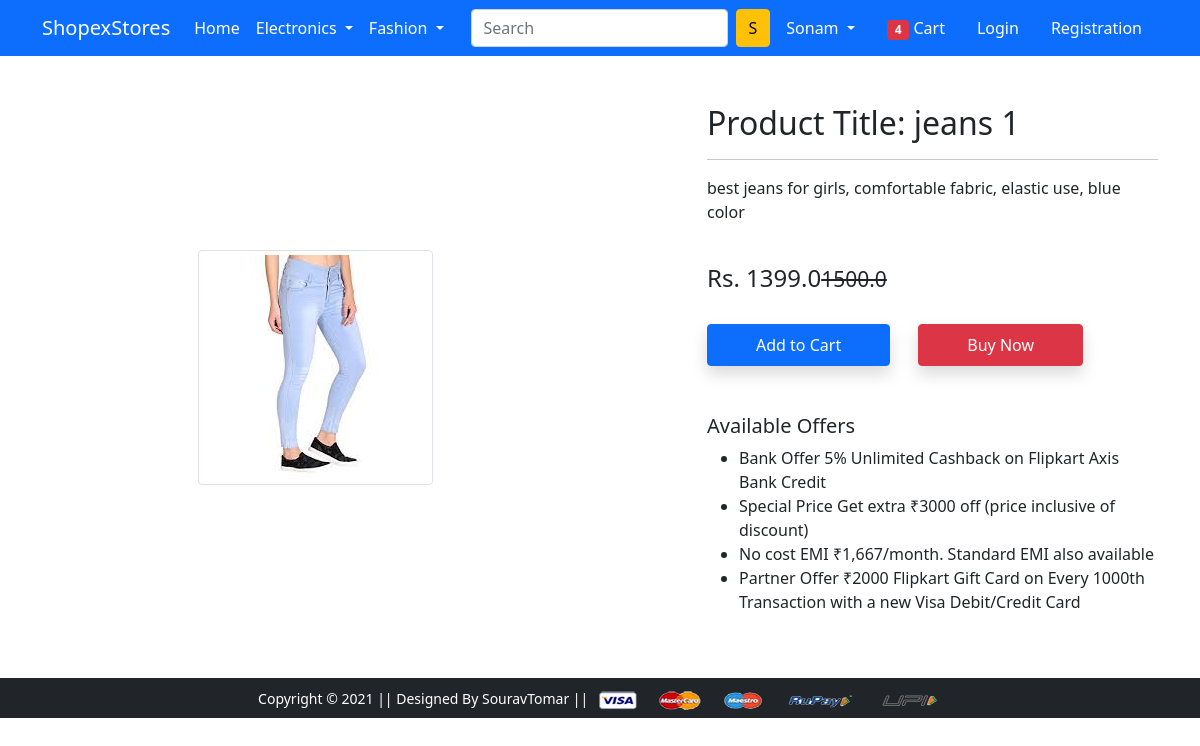
Screenshot of /product-detail/1 with the database file from the repository.
### app/models.py (models this page shows, shortened)
class Product(models.Model):
    title = models.CharField(max_length=100)
    selling_price = models.FloatField()
    discounted_price = models.FloatField()
    description = models.TextField()
    brand = models.CharField(max_length=100)
    category = models.CharField( choices=CATEGORY_CHOICES,max_length=2)
    product_image = models.ImageField(upload_to='productimg')

### app/views.py (the view)
# urls.py: path('product-detail/<int:pk>', views.ProductDetailView.as_view(), name='product-detail'),
class ProductDetailView(View):
    def get(self, request, pk):
        product = Product.objects.get(pk=pk)
        return render(request, 'app/productdetail.html',{'product':product})

### app/templates/app/productdetail.html (shortened to what this page needs)
{% extends 'app/base.html' %}
{% load static %}
{% block main-content %}
<div class="container my-5">
 <div class="row">
  <div class="col-sm-6 text-center align-self-center">
   <img src="{{product.product_image.url}}" alt="" class="img-fluid img-thumbnail">
  </div>
  <div class="col-sm-5 offset-sm-1">
   <h2>Product Title: {{product.title}}</h2>
   <hr>
   <p>{{product.description}}</p> <br>
   <h4>Rs. {{product.discounted_price}}<small class="fw-light text-decoration-line-through">{{product.selling_price}}</small></h4> <br>
   <a href="{% url 'add-to-cart' %}" class="btn btn-primary shadow px-5 py-2">Add to Cart</a>
   <a href="{% url 'buy-now' %}" class="btn btn-danger shadow px-5 py-2 ms-4">Buy Now</a>
   <h5 class="mt-5">Available Offers</h5>
   <ul>
    <li>Bank Offer 5% Unlimited Cashback on Flipkart Axis Bank Credit</li>
    <li>Special Price Get extra ₹3000 off (price inclusive of discount)</li>
    <li>No cost EMI ₹1,667/month. Standard EMI also available</li>
    <li>Partner Offer ₹2000 Flipkart Gift Card on Every 1000th Transaction with a new Visa Debit/Credit Card</li>
   </ul>
  </div>
 </div>
</div>
{% endblock main-content %}

### rows the page displays
Product: product_image (picture), title "jeans 1", description "best jeans for girls, comfortable fabric, elastic use, blue color", discounted_price "1399.0", selling_price "1500.0"
